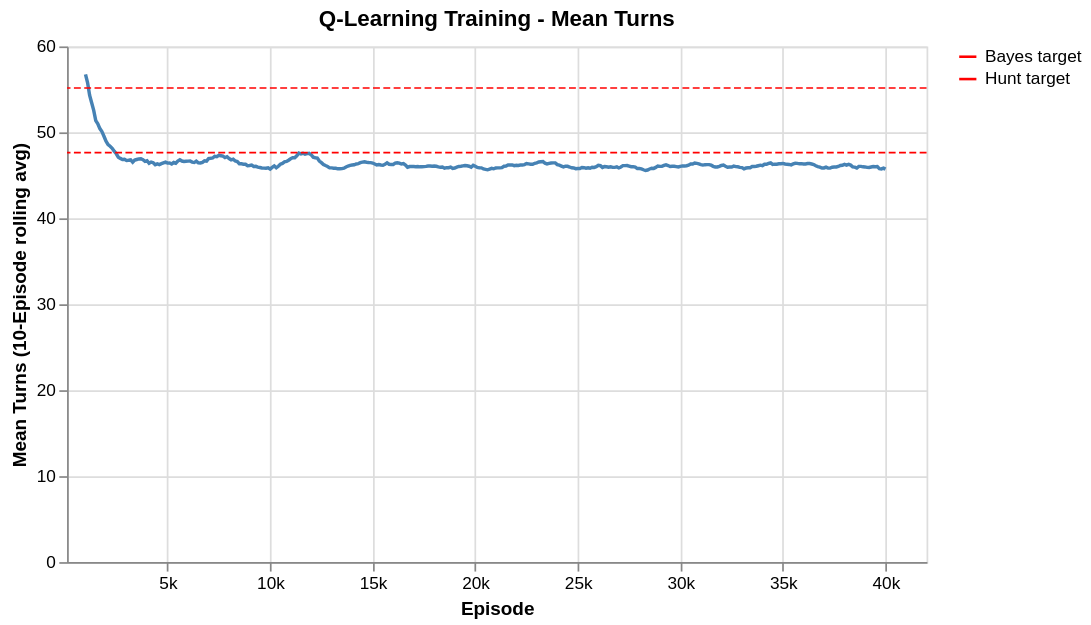

The notebook cell this image was saved under:
### Code cell
# Summary Stats
print(f"Total episodes:  {q_learning_df['episode'].max()}")
print(f"Total steps:     {q_learning_df['steps'].max()}")
print(f"Best mean turns: {q_learning_df['mean_turns'].min():.1f}")

mean_turns = make_chart(q_learning_df, "mean_turns", arg_col="episode", window_size=10)
mean_turns += bayes_baseline_rule + hunt_baseline_rule

title = alt.TitleParams("Q-Learning Training - Mean Turns", anchor="middle")
c = mean_turns.resolve_scale(color="independent").properties(title=title)
c.save(IMG_DIR / "mean_turns.png")
c.show()

### Figure 1 — Vega specification as saved in the notebook (floating-point values rounded to 4 significant figures; data arrays with more than 128 entries replaced by an {"elided": "..."} marker saying what was removed)
{"$schema": "https://vega.github.io/schema/vega/v6.json", "data": [{"name": "source_0", "values": {"elided": "400 records"}}, {"name": "source_1", "values": [{"series": "Bayes target", "y": 47.64}]}, {"name": "source_2", "values": [{"series": "Hunt target", "y": 55.16}]}, {"name": "source_0_x_domain_episode", "values": [{"min": 100, "max": 40000}]}], "marks": [{"type": "line", "name": "layer_0_marks", "from": {"data": "source_0"}, "sort": {"field": "x"}, "encode": {"update": {"stroke": {"value": "steelblue"}, "y": {"field": "mean_turns_rolling", "scale": "y"}, "defined": {"signal": "isValid(datum[\"episode\"]) && isFinite(+datum[\"episode\"]) && isValid(datum[\"mean_turns_rolling\"]) && isFinite(+datum[\"mean_turns_rolling\"])"}, "x": {"field": "episode", "scale": "x"}, "strokeWidth": {"value": 2}}}, "style": ["line"]}, {"type": "rule", "name": "layer_1_layer_0_marks", "from": {"data": "source_1"}, "encode": {"update": {"y": {"field": "y", "scale": "y"}, "strokeDash": {"value": [4, 2]}, "stroke": {"field": "series", "scale": "layer_1_color"}, "x": {"field": {"signal": null, "datum": null, "group": "width", "parent": null}}, "x2": {"value": 0}}}, "style": ["rule"]}, {"type": "rule", "name": "layer_1_layer_1_marks", "from": {"data": "source_2"}, "encode": {"update": {"strokeDash": {"value": [4, 2]}, "stroke": {"field": "series", "scale": "layer_1_color"}, "x": {"field": {"signal": null, "datum": null, "group": "width", "parent": null}}, "x2": {"value": 0}, "y": {"field": "y", "scale": "y"}}}, "style": ["rule"]}], "scales": [{"name": "x", "type": "linear", "domain": [{"signal": "(data(\"source_0_x_domain_episode\")[0] || {}).min"}, {"signal": "(data(\"source_0_x_domain_episode\")[0] || {}).max"}], "range": [0, {"signal": "width"}], "zero": false, "domainMax": 42000}, {"name": "y", "type": "linear", "domain": {"fields": [{"data": "source_0", "field": "mean_turns_rolling"}, {"data": "source_1", "field": "y"}, {"data": "source_2", "field": "y"}]}, "range": [{"signal": "height"}, 0], "zero": true, "nice": true}, {"name": "layer_1_color", "type": "ordinal", "domain": {"fields": [["Bayes target"], ["Hunt target"]]}, "range": ["red"]}], "axes": [{"scale": "x", "tickCount": {"signal": "ceil(width/40)"}, "grid": true, "labels": false, "maxExtent": 0, "domain": false, "orient": "bottom", "aria": false, "ticks": false, "zindex": 0, "minExtent": 0, "gridScale": "y"}, {"scale": "y", "minExtent": 0, "zindex": 0, "aria": false, "labels": false, "tickCount": {"signal": "ceil(height/40)"}, "orient": "left", "gridScale": "x", "domain": false, "maxExtent": 0, "ticks": false, "grid": true}, {"scale": "x", "labelOverlap": true, "grid": false, "title": "Episode", "encode": {"labels": {"update": {"text": {"signal": "datum.value / 1000 + 'k'"}}}}, "labelFlush": true, "tickCount": {"signal": "ceil(width/40)"}, "orient": "bottom", "zindex": 0}, {"scale": "y", "zindex": 0, "tickCount": {"signal": "ceil(height/40)"}, "orient": "left", "labelOverlap": true, "title": "Mean Turns (10-Episode rolling avg)", "grid": false}], "title": {"text": "Q-Learning Training - Mean Turns", "anchor": "middle", "frame": "group"}, "legends": [{"stroke": "layer_1_color", "symbolType": "stroke"}], "padding": 5, "background": "white", "width": 500, "height": 300, "style": "cell"}
